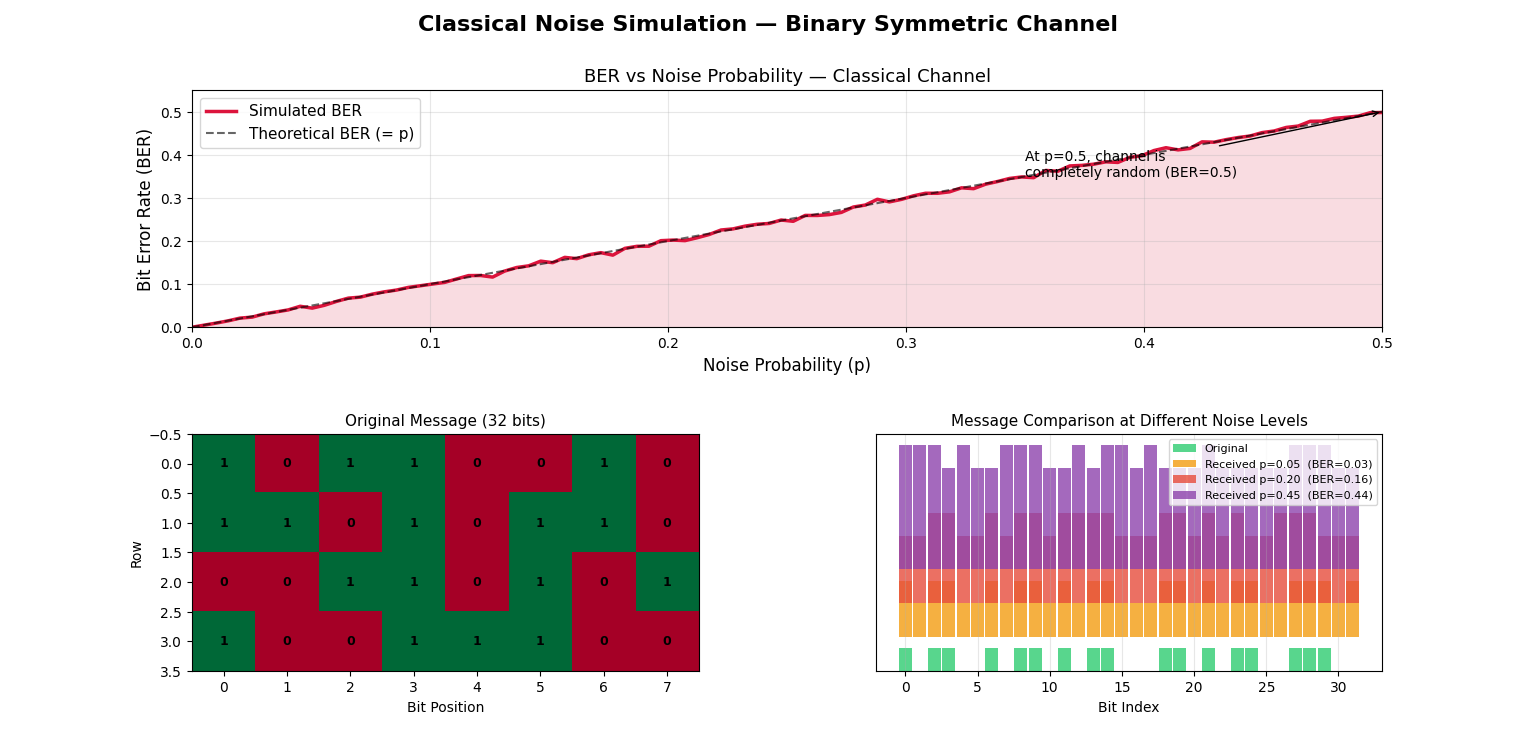

Reproduce this figure in Python.
"""
=============================================================
PART 1 — CLASSICAL NOISE SIMULATION
=============================================================
Simulates bit-flip noise in a classical communication channel.
- Sends a binary message through a noisy channel
- Measures Bit Error Rate (BER) at various noise levels
- Plots BER vs noise probability
- Plots original vs received signal comparison

Install requirements:
    pip install numpy matplotlib
=============================================================
"""

import numpy as np
import matplotlib.pyplot as plt
import matplotlib.gridspec as gridspec

# ──────────────────────────────────────────────────────────
# 1. CLASSICAL BIT-FLIP CHANNEL
# ──────────────────────────────────────────────────────────

def generate_message(length=64):
    """Generate a random binary message."""
    return np.random.randint(0, 2, size=length)


def classical_noisy_channel(bits, noise_prob):
    """
    Simulate a Binary Symmetric Channel (BSC).
    Each bit is flipped independently with probability noise_prob.
    """
    noise_mask = np.random.random(len(bits)) < noise_prob
    received = np.bitwise_xor(bits, noise_mask.astype(int))
    return received, noise_mask


def bit_error_rate(original, received):
    """Calculate the fraction of bits that were flipped."""
    errors = np.sum(original != received)
    return errors / len(original)


# ──────────────────────────────────────────────────────────
# 2. SIMULATE OVER RANGE OF NOISE PROBABILITIES
# ──────────────────────────────────────────────────────────

np.random.seed(42)
message_length = 256
noise_levels   = np.linspace(0, 0.5, 100)   # 0% to 50% noise
trials         = 50                          # average over multiple trials

original_message = generate_message(message_length)

ber_results = []
for p in noise_levels:
    trial_bers = []
    for _ in range(trials):
        received, _ = classical_noisy_channel(original_message, p)
        trial_bers.append(bit_error_rate(original_message, received))
    ber_results.append(np.mean(trial_bers))

# ──────────────────────────────────────────────────────────
# 3. SPECIFIC EXAMPLE — SHOW DISTORTION IN A SHORT MESSAGE
# ──────────────────────────────────────────────────────────

demo_message = np.array([1,0,1,1,0,0,1,0,
                          1,1,0,1,0,1,1,0,
                          0,0,1,1,0,1,0,1,
                          1,0,0,1,1,1,0,0])

demo_received_low,  _  = classical_noisy_channel(demo_message, 0.05)
demo_received_med,  _  = classical_noisy_channel(demo_message, 0.20)
demo_received_high, _  = classical_noisy_channel(demo_message, 0.45)

ber_low  = bit_error_rate(demo_message, demo_received_low)
ber_med  = bit_error_rate(demo_message, demo_received_med)
ber_high = bit_error_rate(demo_message, demo_received_high)

# ──────────────────────────────────────────────────────────
# 4. PLOTTING
# ──────────────────────────────────────────────────────────

fig = plt.figure(figsize=(16, 10))
fig.suptitle("Classical Noise Simulation — Binary Symmetric Channel",
             fontsize=16, fontweight='bold', y=0.98)

gs = gridspec.GridSpec(2, 2, figure=fig, hspace=0.45, wspace=0.35)

# ── Plot 1: BER vs Noise Probability ──
ax1 = fig.add_subplot(gs[0, :])
ax1.plot(noise_levels, ber_results, color='crimson', linewidth=2.5, label='Simulated BER')
ax1.plot(noise_levels, noise_levels, 'k--', linewidth=1.5, alpha=0.6, label='Theoretical BER (= p)')
ax1.fill_between(noise_levels, ber_results, alpha=0.15, color='crimson')
ax1.set_xlabel("Noise Probability (p)", fontsize=12)
ax1.set_ylabel("Bit Error Rate (BER)", fontsize=12)
ax1.set_title("BER vs Noise Probability — Classical Channel", fontsize=13)
ax1.legend(fontsize=11)
ax1.grid(True, alpha=0.3)
ax1.set_xlim(0, 0.5)
ax1.set_ylim(0, 0.55)
ax1.annotate("At p=0.5, channel is\ncompletely random (BER=0.5)",
             xy=(0.5, 0.5), xytext=(0.35, 0.35),
             arrowprops=dict(arrowstyle='->', color='black'),
             fontsize=10, color='black')

# ── Plot 2: Original Message ──
ax2 = fig.add_subplot(gs[1, 0])
ax2.imshow(demo_message.reshape(4, 8), cmap='RdYlGn', vmin=0, vmax=1, aspect='auto')
ax2.set_title(f"Original Message (32 bits)", fontsize=11)
ax2.set_xlabel("Bit Position")
ax2.set_ylabel("Row")
for i in range(4):
    for j in range(8):
        ax2.text(j, i, str(demo_message[i*8+j]),
                 ha='center', va='center', fontsize=9, color='black', fontweight='bold')

# ── Plot 3: Received Messages at different noise levels ──
ax3 = fig.add_subplot(gs[1, 1])

# Stack all 4 messages vertically for comparison
comparison = np.vstack([
    demo_message,
    demo_received_low,
    demo_received_med,
    demo_received_high
]).reshape(4, 32)

# Highlight flipped bits
flip_map_low  = (demo_message != demo_received_low).astype(int)
flip_map_med  = (demo_message != demo_received_med).astype(int)
flip_map_high = (demo_message != demo_received_high).astype(int)

labels = [
    f"Original",
    f"Received p=0.05  (BER={ber_low:.2f})",
    f"Received p=0.20  (BER={ber_med:.2f})",
    f"Received p=0.45  (BER={ber_high:.2f})"
]

colors = ['#2ecc71', '#f39c12', '#e74c3c', '#8e44ad']

bar_x = np.arange(32)
for row_idx, (row_data, label, color) in enumerate(zip(comparison, labels, colors)):
    offset = row_idx * 1.5
    ax3.bar(bar_x, row_data + offset, bottom=offset,
            color=color, alpha=0.8, width=0.9, label=label)

ax3.set_title("Message Comparison at Different Noise Levels", fontsize=11)
ax3.set_xlabel("Bit Index")
ax3.set_yticks([])
ax3.legend(fontsize=8, loc='upper right')
ax3.grid(True, axis='x', alpha=0.3)

plt.savefig("quantum_outputs/part1_classical_noise.png", dpi=150, bbox_inches='tight')
plt.show()

# ──────────────────────────────────────────────────────────
# 5. PRINT SUMMARY
# ──────────────────────────────────────────────────────────

print("=" * 55)
print("  CLASSICAL NOISE SIMULATION — SUMMARY")
print("=" * 55)
print(f"  Message Length   : {message_length} bits")
print(f"  Trials per level : {trials}")
print()
print(f"  {'Noise (p)':<15} {'BER':<15} {'Errors / 32 bits'}")
print(f"  {'-'*45}")
for p, received, label in [
    (0.05, demo_received_low,  "Low"),
    (0.20, demo_received_med,  "Medium"),
    (0.45, demo_received_high, "High")
]:
    ber = bit_error_rate(demo_message, received)
    errs = int(ber * 32)
    print(f"  {p:<15} {ber:<15.4f} ~{errs} bits flipped  ({label})")
print()
print("  Key Insight: Classical BER = noise probability p")
print("  This is predictable and correctable with Hamming/CRC codes.")
print("=" * 55)
